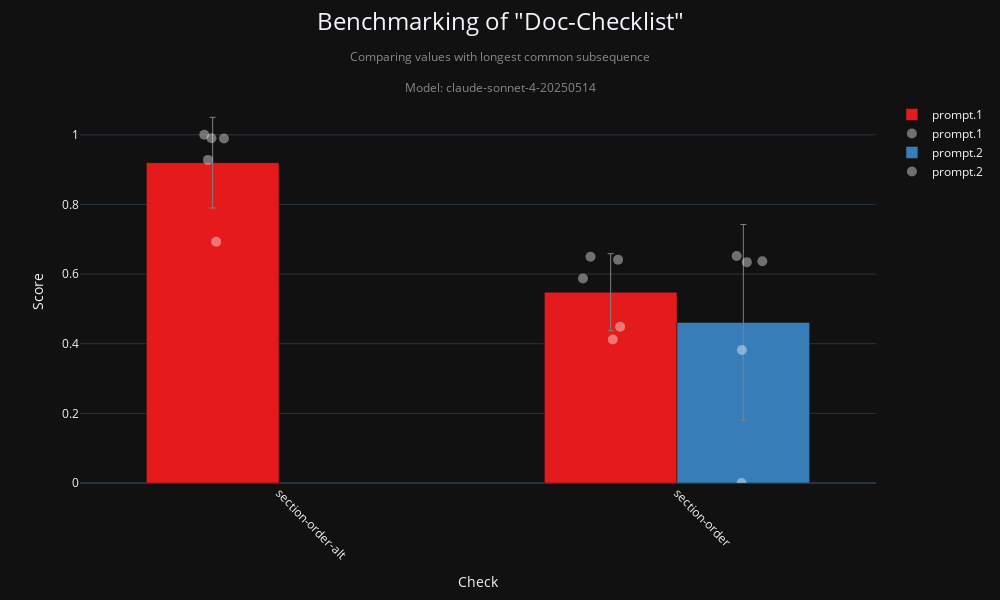

Notebook source saved alongside this figure:
### Code cell
fig, df_data = checklist_visualization(
    "doc-checklist",
    metric="longest_common_subsequence",  # "semantic_similarity", "perfect_match"
    model=MODEL,
    aggregation_level=0
)
fig.show()

### Figure 1 — Plotly figure (JSON) as saved in the notebook; plotly's stock layout.template omitted (floating-point values rounded to 4 significant figures)
{"data": [{"error_y": {"array": [0.1302, 0.1107], "color": "grey", "thickness": 1, "type": "data", "visible": true, "width": 3}, "hoverinfo": "text", "hovertext": ["Check: section-order-alt<br>Average Score: 0.920<br>Prompt: prompt.1<br>Num Points: 5", "Check: section-order<br>Average Score: 0.548<br>Prompt: prompt.1<br>Num Points: 5"], "marker": {"color": "rgb(228,26,28)"}, "name": "prompt.1", "showlegend": true, "type": "bar", "width": 0.3333, "x": [-0.1667, 0.8333], "y": [0.92, 0.548]}, {"hovertext": ["10.1038_embor.2009.217", "EMBOJ-2024-119734R", "EMBOR-2025-61250V2", "EMM-2025-21341", "EMM-2025-21532", "10.1038_embor.2009.217", "EMBOJ-2024-119734R", "EMBOR-2025-61250V2", "EMM-2025-21341", "EMM-2025-21532"], "marker": {"color": "white", "line": {"color": "white", "width": 0}, "opacity": 0.4, "size": 10}, "mode": "markers", "name": "prompt.1", "showlegend": true, "type": "scatter", "x": [-0.1785, -0.1878, -0.1383, -0.1697, -0.1579, 0.7638, 0.8387, 0.8519, 0.7826, 0.8572], "y": [0.928, 1.0, 0.9892, 0.9901, 0.6928, 0.5875, 0.412, 0.6415, 0.65, 0.449]}, {"error_y": {"array": [0.2812], "color": "grey", "thickness": 1, "type": "data", "visible": true, "width": 3}, "hoverinfo": "text", "hovertext": ["Check: section-order<br>Average Score: 0.461<br>Prompt: prompt.2<br>Num Points: 5"], "marker": {"color": "rgb(55,126,184)"}, "name": "prompt.2", "showlegend": true, "type": "bar", "width": 0.3333, "x": [1.167], "y": [0.4611]}, {"hovertext": ["10.1038_embor.2009.217", "EMBOJ-2024-119734R", "EMBOR-2025-61250V2", "EMM-2025-21341", "EMM-2025-21532"], "marker": {"color": "white", "line": {"color": "white", "width": 0}, "opacity": 0.4, "size": 10}, "mode": "markers", "name": "prompt.2", "showlegend": true, "type": "scatter", "x": [1.214, 1.15, 1.162, 1.175, 1.163], "y": [0.6371, 0.6521, 0.0, 0.6343, 0.3818]}], "layout": {"barmode": "group", "height": 600, "title": {"font": {"size": 24}, "text": "Benchmarking of \"Doc-Checklist\"<br><span style=\"font-size: 0.5em; color: #888;\">Comparing values with longest common subsequence</span><br><span style=\"font-size: 0.5em; color: #888;\">Model: claude-sonnet-4-20250514</span>", "x": 0.5, "y": 0.95}, "width": 1000, "xaxis": {"range": [-0.5, 1.5], "tickangle": 45, "ticktext": ["section-order-alt", "section-order"], "tickvals": [0, 1], "title": {"text": "Check"}}, "yaxis": {"range": [0, 1.1], "title": {"text": "Score"}}}}
